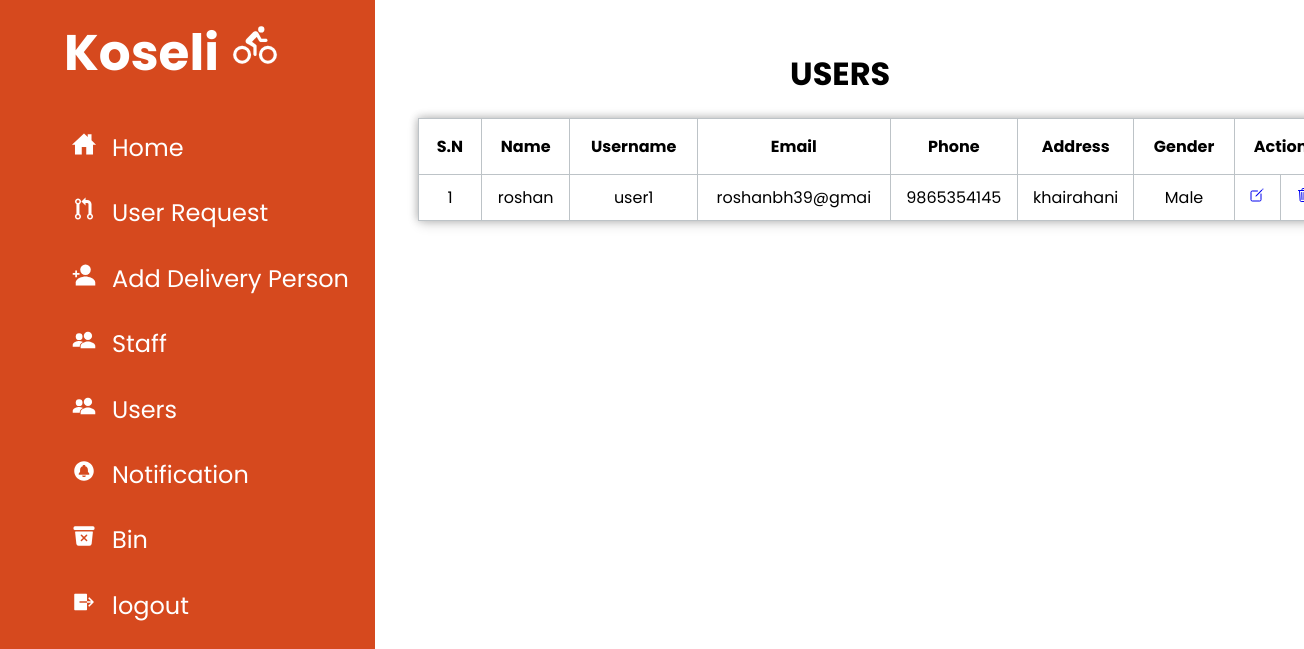
Page /admin/?r=user (signed in) on the earlier database version.
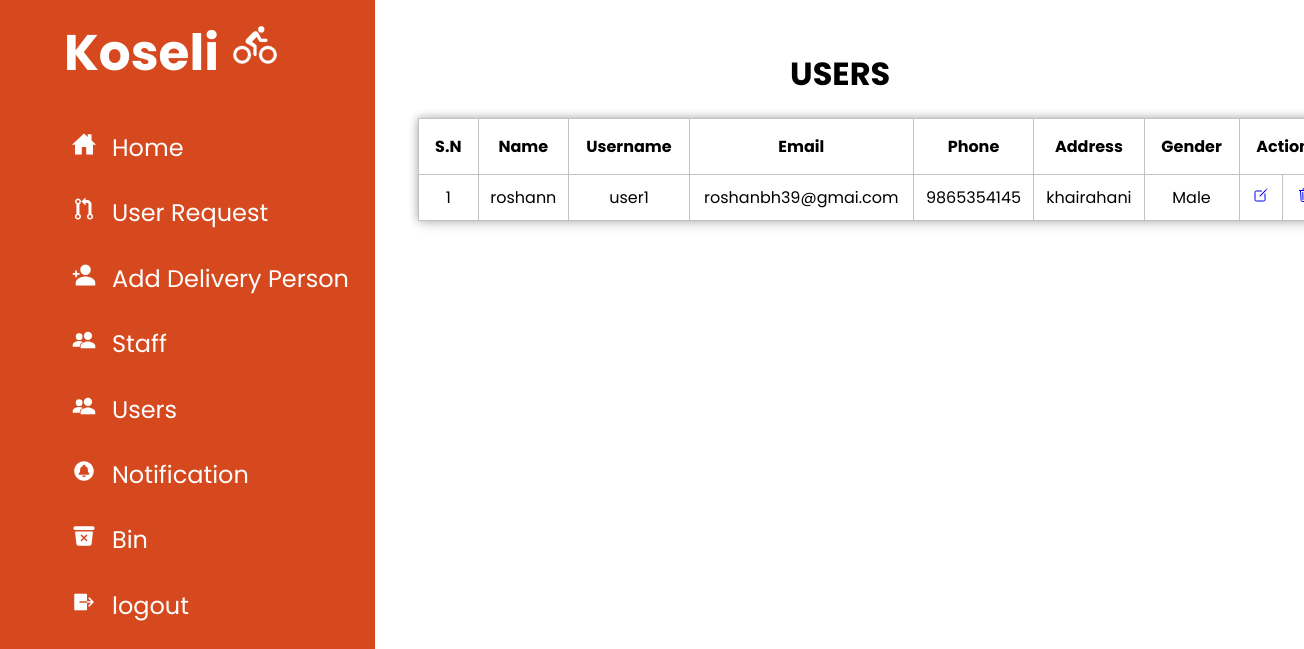
Same page on the later database version.
### tables this page shows
CREATE TABLE `user` (
  `id` int(11) NOT NULL,
  `usertype` int(3) NOT NULL,
  `name` varchar(20) NOT NULL,
  `username` varchar(20) NOT NULL,
  `password` varchar(20) NOT NULL,
  `email` varchar(30) NOT NULL,
  `phone` varchar(10) NOT NULL,
  `address` varchar(20) NOT NULL,
  `gender` varchar(6) NOT NULL
);

### admin/controller/usercontroller.php (called while the page is built)
<?php
include 'view/navbar.php';
include 'view/user.php';
include 'view/footer.php';
?>

### admin/model/dbmodel.php (called while the page is built, shortened)
<?php
function db_connect() {
    $db['host'] = "localhost";
    $db['username'] = "root";
    $db['password'] = "";
    $db['db_name'] = "koseli";
    $conn = new mysqli($db['host'], $db['username'], $db['password'], $db['db_name']);
    return $conn;
}
function view_users()
{
$conn = db_connect();
$sql = "SELECT * from user where usertype='1'";
$result = $conn->query($sql);
if($result)
{
    return $result;
}
else
{
    return false;
}
}
?>

### admin/view/user.php (the view, shortened to what this page needs)
<?php
    include 'model/dbmodel.php';
    ?>
<!DOCTYPE html>
<html lang="en">
<head>
</head>
<body>
    <div class="user">
    <h1>USERS</h1>
</div>
    <div class="box">
    <?php
    $users = view_users();
if($users)
$i=0;
echo"
<table border=1 style=text-align:center>
   <tr>
        <th> S.N</th>
        <th> Name</th>
        <th> Username</th>
        <th> Email</th>
        <th>Phone</th>
        <th> Address</th>
        <th> Gender</th>
        <th colspan=2> Action</th>
</tr>";
while ($row = $users->fetch_assoc()) {
    $i++;
    echo"
    <tr>
        <td>".$i."</td>
        <td>". $row["name"] ."</td>
        <td>". $row["username"] ."</td>
        <td>". $row["email"] ."</td>
        <td>". $row["phone"] ."</td>
        <td>". $row["address"] ."</td>
        <td>". $row["gender"] ."</td>
        <td>  <a href=". $base_url."?r=edituser&id=".$row["id"]."><ion-icon name='create-outline'></ion-icon></a> </td>
        <td>  <a href=". $base_url."?r=deleteuser&id=".$row["id"]."><ion-icon name='trash-outline'></ion-icon></a> </td>
</tr>";
}
echo "</table>";
?>
</div>
</body>
</html>

Differences in the rows shown:
changed user "user1": name "roshan" → "roshann"; email "roshanbh39@gmai" → "roshanbh39@gmai.com"
